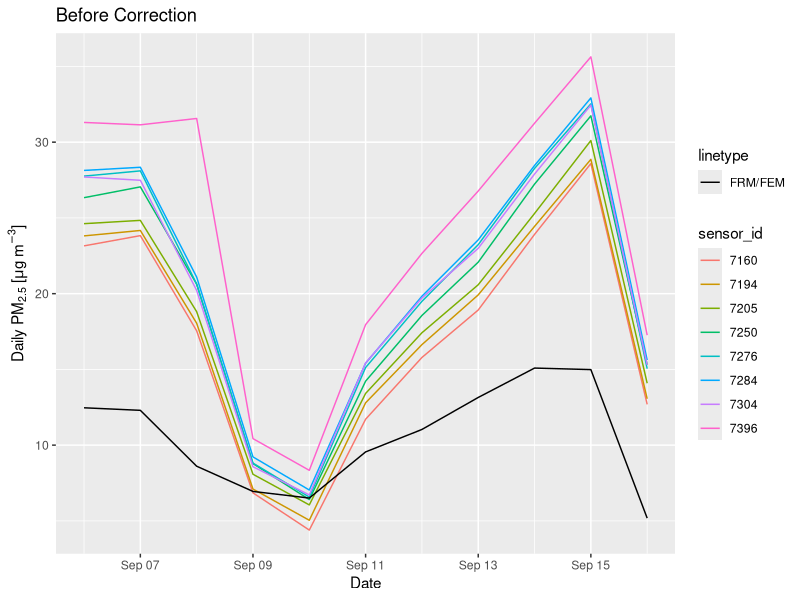
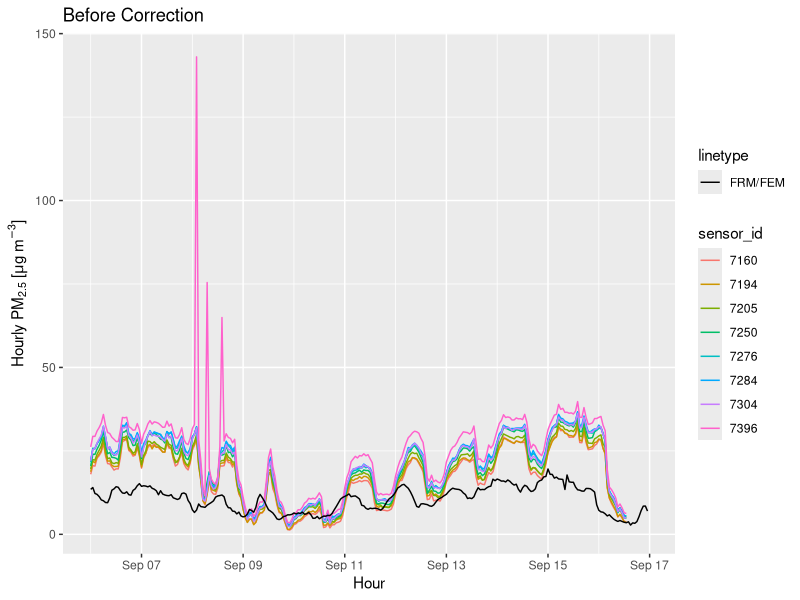
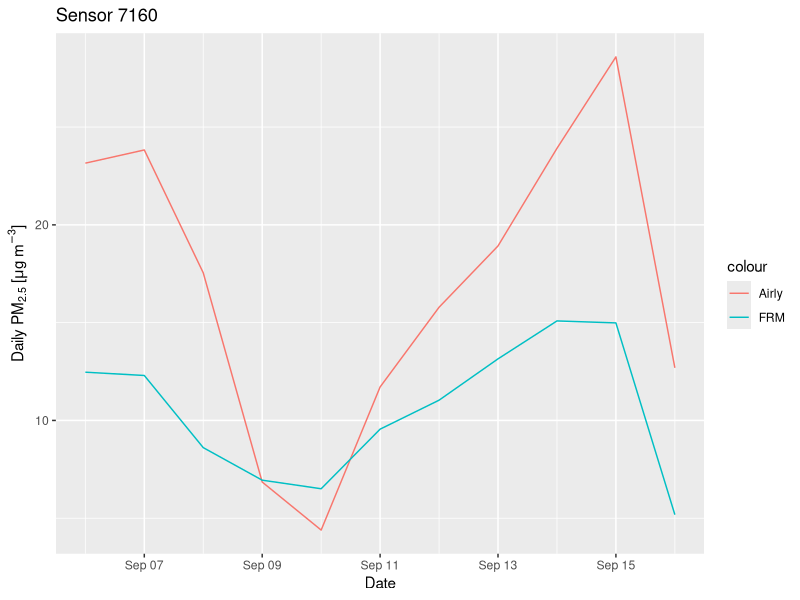
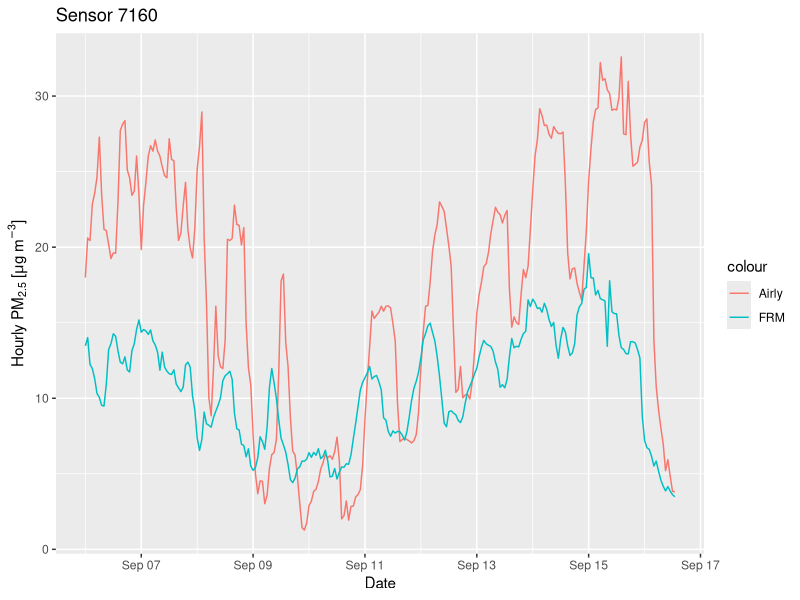
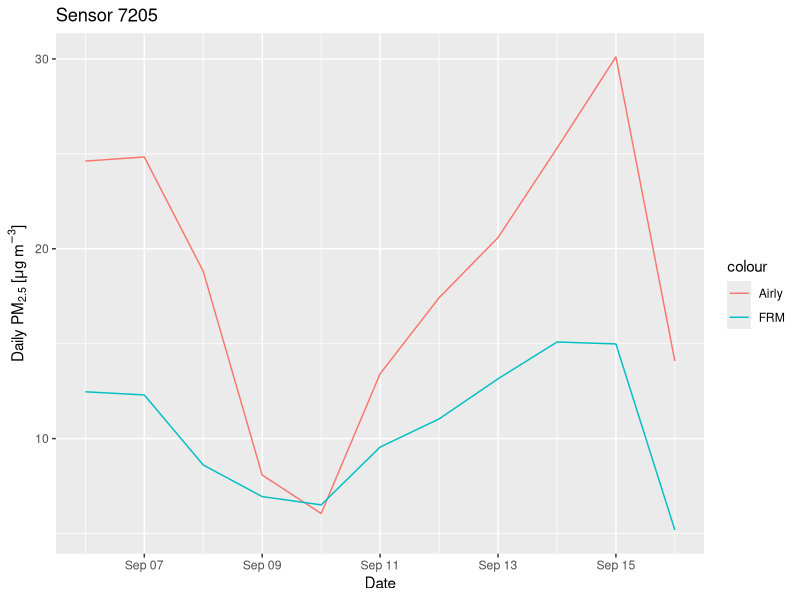
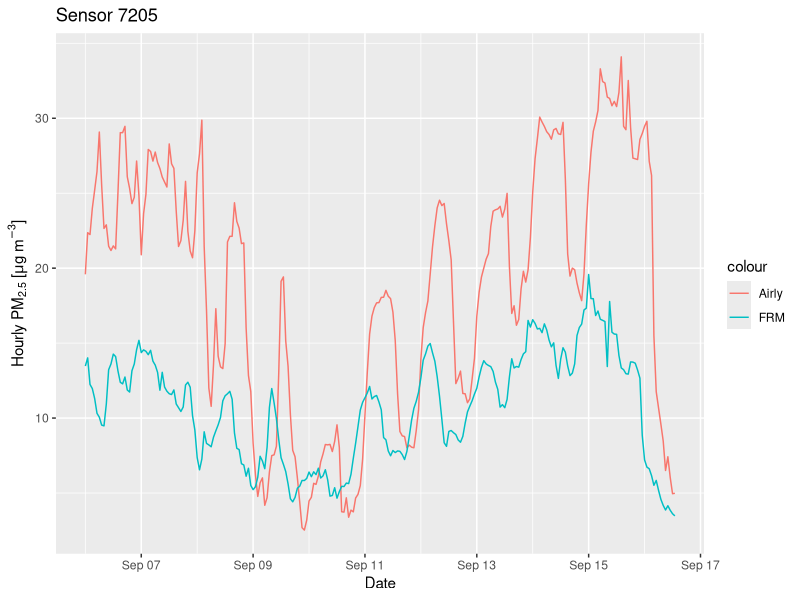
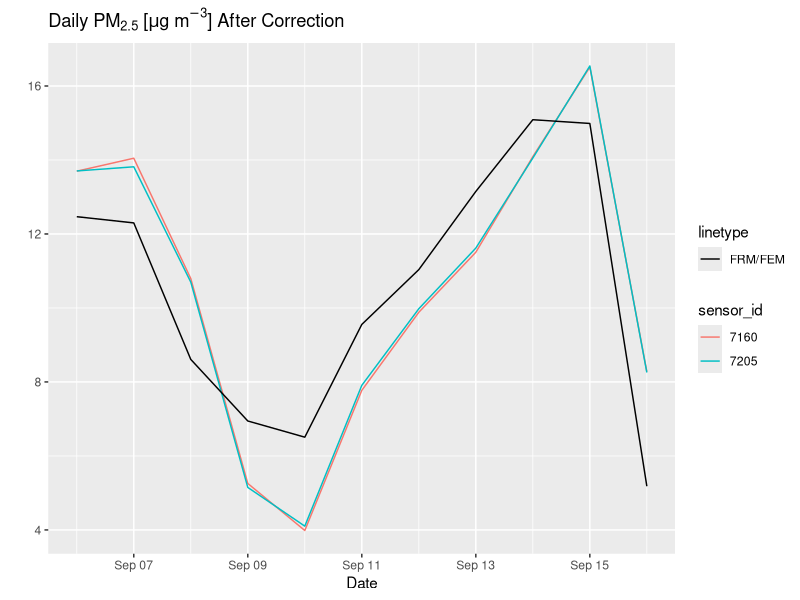
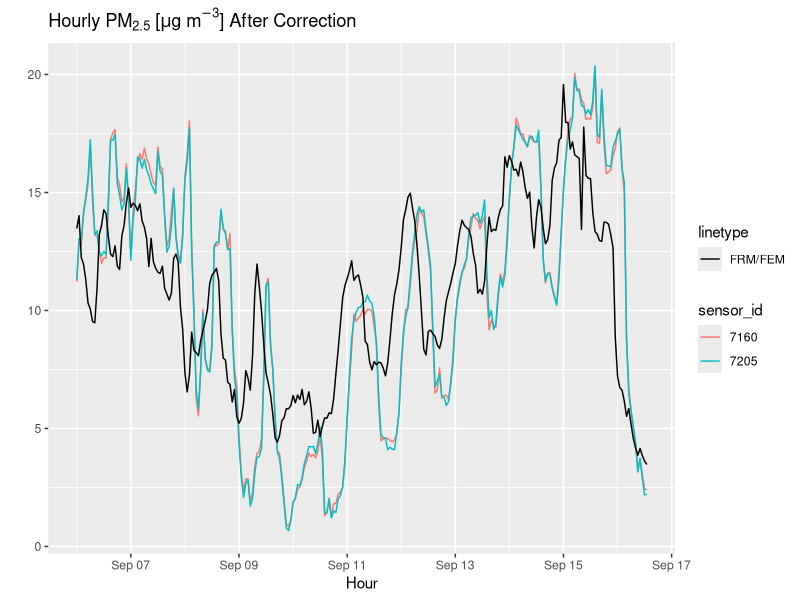

Reproduce these figures in R, in order.
## ---- chunk 1
knitr::opts_chunk$set(echo = TRUE)
library(dplyr)
library(tidyr)
library(lubridate)
library(ggplot2)
library(ggpubr)
## ---- chunk 2
airly1 <- read.csv("airly1.csv")

#Use function in lubridate package to convert to another time zone
airly1$time <- as.POSIXct(airly1$date, format="%Y-%m-%d %H:%M:%S", tz="CET")
airly1$time <- lubridate::with_tz(airly1$time, "EST")

#Extract day, hour, and dayhour variables
airly1$day <- date(strptime(airly1$time, format="%Y-%m-%d %H:%M:%S"))
airly1$hour <- hour(strptime(airly1$time, format="%Y-%m-%d %H:%M:%S"))
airly1$dayhour <- lubridate::ymd_h(format(as.POSIXct(airly1$time,format="%Y-%m-%d %H:%M:%S"),"%Y-%m-%d %H"))
airly1$sensor_id <- as.factor(airly1$sensor_id)

#Select relevant variables and filter the time period you'd like to create the models. Take PM2.5 and CO as an example.
airly1pm25 <- airly1 %>%
  select(time, dayhour, day, hour, pm25, sensor_id) %>%
  filter(day >= '2021-09-06' & day <= '2021-09-16')
## ---- chunk 3
regular1 <- read.csv("regular1.csv")

#Convert non-numeric variables to numeric types
regular1$RH <- as.numeric(regular1$RH)
regular1$Pressure <- as.numeric(regular1$Pressure)

#Same process to get time variables for regulatory data
regular1$day <- date(strptime(regular1$Date, format="%Y-%m-%d"))
regular1$hour <- hour(strptime(regular1$Time, format="%H:%M"))
regular1$time <- as.POSIXct(paste(regular1$day, regular1$Time), format="%Y-%m-%d %H:%M")
regular1$dayhour <- lubridate::ymd_h(format(as.POSIXct(regular1$time,format="%Y-%m-%d %H:%M:%S"),"%Y-%m-%d %H"))

#select the same time period as airly
regular1 <- regular1 %>%
  filter(day >= '2021-09-06' & day <= '2021-09-16')
## ---- chunk 4
regular_pm25d <- regular1 %>%
  group_by(day) %>%
  summarise(rdailyPM25 = mean(PM25, na.rm = T))
regular_pm25h <- regular1 %>%
  group_by(dayhour) %>%
  summarise(rhourlyPM25 = mean(PM25, na.rm = T))
## ---- chunk 5
#calcuate daily average pm2.5 for each sensor
temp1 <- airly1pm25 %>%
  group_by(day, sensor_id) %>%
  summarise(dailyPM25 = mean(pm25, na.rm = T)) %>%
  na.omit()

#add 'FRM' as regulatory data's sensor id
temp2 <- regular_pm25d
temp2$sensor_id <- 'FRM'

#plot pm2.5 data in different colors for each sensor and the regulatory monitor
ggplot(data = temp1, aes(x=day, y=dailyPM25)) + geom_line(aes(col=sensor_id)) +
  geom_line(data = temp2, aes(x=day, y=rdailyPM25, lty="FRM/FEM"), color="black") +
  xlab("Date") +ylab(expression(paste("Daily P", M[2.5], " [",mu,"g ",m^-3,"]"))) + ggtitle('Before Correction')
## ---- chunk 6
#calcuate hourly average pm2.5 for each sensor
temp1 <- airly1pm25 %>%
  group_by(dayhour, sensor_id) %>%
  summarise(hourlyPM25 = mean(pm25, na.rm = T)) %>%
  na.omit()

temp2 <- regular_pm25h
temp2$sensor_id <- 'FRM'

ggplot(data = temp1 , aes(x=dayhour, y=hourlyPM25)) + geom_line(aes(col=sensor_id)) +
  geom_line(data = temp2, aes(x=dayhour, y=rhourlyPM25, lty="FRM/FEM"), color="black") +
  xlab("Hour") +ylab(expression(paste("Hourly P", M[2.5], " [",mu,"g ",m^-3,"]"))) + ggtitle('Before Correction')
## ---- chunk 7
#filter pm2.5 data for sensor 7160 and calculate the daily averages
temp1 <- airly1pm25 %>%
  filter(sensor_id == '7160') %>%
  group_by(day) %>%
  summarise(adailyPM25 = mean(pm25, na.rm = T))

#plot airly regulatory data by day
merge(temp1, regular_pm25d, by = "day") %>%
  ggplot(aes(day))+
  geom_line(aes(y=adailyPM25, colour="Airly"))+
  geom_line(aes(y=rdailyPM25, colour="FRM"))+
  xlab("Date") +ylab(expression(paste("Daily P", M[2.5], " [",mu,"g ",m^-3,"]"))) + ggtitle('Sensor 7160')

PM25_7160d <- merge(temp1, regular_pm25d, by = "day")

#create simple linear regression model with regulatory data as the independent variable and airly data as the dependent variable
model7160dpm25 <- lm(adailyPM25 ~ rdailyPM25 + 1, data = PM25_7160d)

#print result
summary(model7160dpm25)

#use the model coefficients to correct the airly data
PM25_7160d <- PM25_7160d %>%
  mutate(corrected_PM25 = (adailyPM25 - coef(model7160dpm25)[1][1]) / coef(model7160dpm25)[2][1])
## ---- chunk 8
temp1 <- airly1pm25 %>%
  filter(sensor_id == '7160') %>%
  group_by(dayhour) %>%
  summarise(ahourlyPM25 = mean(pm25, na.rm = T))

merge(temp1, regular_pm25h, by = "dayhour") %>%
  ggplot(aes(dayhour))+
  geom_line(aes(y=ahourlyPM25, colour="Airly"))+
  geom_line(aes(y=rhourlyPM25, colour="FRM"))+
  xlab("Date") +ylab(expression(paste("Hourly P", M[2.5], " [",mu,"g ",m^-3,"]"))) + ggtitle('Sensor 7160')

PM25_7160h <- merge(temp1, regular_pm25h, by = "dayhour")
model7160hpm25 <- lm(ahourlyPM25 ~ rhourlyPM25 + 1, data = PM25_7160h)
summary(model7160hpm25)
PM25_7160h <- PM25_7160h %>%
  mutate(corrected_PM25 = (ahourlyPM25 - coef(model7160hpm25)[1][1]) / coef(model7160hpm25)[2][1])
## ---- chunk 9
temp1 <- airly1pm25 %>%
  filter(sensor_id == '7205') %>%
  group_by(day) %>%
  summarise(adailyPM25 = mean(pm25, na.rm = T))

merge(temp1, regular_pm25d, by = "day") %>%
  ggplot(aes(day))+
  geom_line(aes(y=adailyPM25, colour="Airly"))+
  geom_line(aes(y=rdailyPM25, colour="FRM"))+
  xlab("Date") +ylab(expression(paste("Daily P", M[2.5], " [",mu,"g ",m^-3,"]"))) + ggtitle('Sensor 7205')

PM25_7205d <- merge(temp1, regular_pm25d, by = "day")
model7205dpm25 <- lm(adailyPM25 ~ rdailyPM25 + 1, data = PM25_7205d)
summary(model7205dpm25)
PM25_7205d <- PM25_7205d %>%
  mutate(corrected_PM25 = (adailyPM25 - coef(model7205dpm25)[1][1]) / coef(model7205dpm25)[2][1])
## ---- chunk 10
temp1 <- airly1pm25 %>%
  filter(sensor_id == '7205') %>%
  group_by(dayhour) %>%
  summarise(ahourlyPM25 = mean(pm25, na.rm = T))

merge(temp1, regular_pm25h, by = "dayhour") %>%
  ggplot(aes(dayhour))+
  geom_line(aes(y=ahourlyPM25, colour="Airly"))+
  geom_line(aes(y=rhourlyPM25, colour="FRM"))+
  xlab("Date") +ylab(expression(paste("Hourly P", M[2.5], " [",mu,"g ",m^-3,"]"))) + ggtitle('Sensor 7205')

PM25_7205h <- merge(temp1, regular_pm25h, by = "dayhour")
model7205hpm25 <- lm(ahourlyPM25 ~ rhourlyPM25 + 1, data = PM25_7205h)
summary(model7205hpm25)
PM25_7205h <- PM25_7205h %>%
  mutate(corrected_PM25 = (ahourlyPM25 - coef(model7205hpm25)[1][1]) / coef(model7205hpm25)[2][1])
## ---- chunk 11
save(model7160hpm25, model7205hpm25, file = "hourlypm25.RData")
save(model7160dpm25, model7205dpm25, file = "dailypm25.RData")
## ---- chunk 12
PM25_7160d$sensor_id <- '7160'
PM25_7205d$sensor_id <- '7205'

correct_vis <- rbind(PM25_7160d, PM25_7205d)%>%
  select(day, corrected_PM25, sensor_id)
regularPM25day <- PM25_7160d %>% select(day, rdailyPM25)
regularPM25day$sensor_id <- 'FRM/FEM'

ggplot(data = correct_vis, aes(x=day, y=corrected_PM25)) + geom_line(aes(col=sensor_id)) +
  geom_line(data = regularPM25day, aes(x=day, y=rdailyPM25, lty="FRM/FEM"), color="black") +
  xlab("Date") +ylab("") + ggtitle(expression(paste("Daily P", M[2.5], " [",mu,"g ",m^-3,"]", ' After Correction')))
## ---- chunk 13
PM25_7160h$sensor_id <- '7160'
PM25_7205h$sensor_id <- '7205'

correct_vis <- rbind(PM25_7160h, PM25_7205h)%>%
  select(dayhour, corrected_PM25, sensor_id)
regularPM25h <- PM25_7160h %>% select(dayhour, rhourlyPM25)
regularPM25h$sensor_id <- 'FRM/FEM'

ggplot(data = correct_vis, aes(x=dayhour, y=corrected_PM25)) + geom_line(aes(col=sensor_id)) +
  geom_line(data = regularPM25h, aes(x=dayhour, y=rhourlyPM25, lty="FRM/FEM"), color="black") +
  xlab("Hour") +ylab("") + ggtitle(expression(paste("Hourly P", M[2.5], " [",mu,"g ",m^-3,"]", ' After Correction')))
## ---- chunk 14
r1 <- ggplot(model7160dpm25, aes(x = rdailyPM25, y = adailyPM25)) + geom_point() + 
  #add a dashed line for easier comparison
  geom_abline(linetype = "dashed", intercept = 0, slope = 1) +
  geom_smooth(method = "lm", se=FALSE) +
  #add the regression equation and adjusted R squared onto the graph
  stat_regline_equation(label.x = 15, label.y = 45, aes(label = ..eq.label..)) +
  stat_regline_equation(label.x = 15, label.y = 40, aes(label = ..adj.rr.label..)) +
  #adjust the ranges of x and y axis
  coord_fixed(xlim = c(0, 50), ylim = c(0, 50))+
  xlab(expression(paste("FRM/FEM P", M[2.5], " [",mu,"g ",m^-3,"]"))) +ylab(expression(paste("Daily P", M[2.5], " [",mu,"g ",m^-3,"]")))

r2 <- ggplot(model7205dpm25, aes(x = rdailyPM25, y = adailyPM25)) + geom_point() + 
  geom_abline(linetype = "dashed", intercept = 0, slope = 1) +
  geom_smooth(method = "lm", se=FALSE) +
  stat_regline_equation(label.x = 15, label.y = 45, aes(label = ..eq.label..)) +
  stat_regline_equation(label.x = 15, label.y = 40, aes(label = ..adj.rr.label..)) +
  coord_fixed(xlim = c(0, 50), ylim = c(0, 50))+
  xlab(expression(paste("FRM/FEM P", M[2.5], " [",mu,"g ",m^-3,"]"))) +ylab(expression(paste("Daily P", M[2.5], " [",mu,"g ",m^-3,"]")))

ggarrange(r1, r2,
          labels = c("Airly 7160", "Airly 7205"), hjust = 0.005,
          ncol = 2, nrow = 1)
## ---- chunk 15
airly2 <- read.csv("airly2.csv")

#convert to EST time zone (before daylight saving, 7 hour difference)
airly2$time <- as.POSIXct(airly2$date, format="%Y-%m-%d %H:%M:%S", tz="CET")
airly2$time <- lubridate::with_tz(airly2$time, "EST")

airly2$day <- date(strptime(airly2$time, format="%Y-%m-%d %H:%M:%S"))
airly2$hour <- hour(strptime(airly2$time, format="%Y-%m-%d %H:%M:%S"))
airly2$dayhour <- lubridate::ymd_h(format(as.POSIXct(airly2$time,format="%Y-%m-%d %H:%M:%S"),"%Y-%m-%d %H"))
airly2$sensor_id <- as.factor(airly2$sensor_id)

#Select relavant variables and filter the 
airly_co <- airly2 %>%
  select(time, CO, day, hour, dayhour, sensor_id) %>%
  filter(day >= '2021-09-06' & day <= '2021-09-16')

#It is highly recommended to explore the data thoroghly before omitting any data points. For example, make sure you know how many data points will be omitted. If the number is relatively larger, consider the influence brought by omitting any data.
nrow(airly_co %>% filter(is.na(CO)))

#Omit missing data points using the following code. (There is none in this example)
airly_co <- airly_co %>%
  filter(!is.na(CO))

#When the concentrations of CO are too low to detect by the sensors, they read negative numbers. We convert them to 0. Check the number of data points converted. There is one negative data points in this case.
nrow(airly_co %>% filter(airly_co$CO < 0))
airly_co$CO[airly_co$CO < 0] <- 0
## ---- chunk 16
#For regulatory CO data, there might be missing data points represented by ' C ' or negative numbers, we have to preprocess them by converting them to NA. 
#Though in this case, there is none. 
nrow(regular1 %>% filter(regular1$CO == ' C '))
regular1$CO[regular1$CO == ' C '] <- NA
regular1$CO <- as.numeric(regular1$CO, na.rm = T)
regular1$CO[regular1$CO < 0] <- 0

#calculate daily and hourly CO data and meteorlogical data needed
regular_cod <- regular1 %>%
  group_by(day) %>%
  summarise(rdailyCO = mean(CO, na.rm = T), rTemp = mean(Temp, na.rm = T), rRH = mean(RH, na.rm = T), rPre = mean(Pressure, na.rm = T))
regular_coh <- regular1 %>%
  group_by(dayhour) %>%
  summarise(rhourlyCO = mean(CO, na.rm = T), rTemp = mean(Temp, na.rm = T), rRH = mean(RH, na.rm = T), rPre = mean(Pressure, na.rm = T))
## ---- chunk 17
temp1 <- airly_co %>%
  filter(sensor_id == '7160') %>%
  group_by(dayhour) %>%
  summarise(ahourlyCO = mean(CO, na.rm = T))
#Use the unit conversion formula
CO_hour7160 <- merge(temp1, regular_coh, by = "dayhour") %>%
  mutate(new_ahourlyCO = ahourlyCO * 8.314 * (rTemp+273.15)/(rPre*100*28.01))
## ---- chunk 18
#Visualize the data before correction
CO_hour7160 %>%
  ggplot(aes(dayhour))+
  geom_line(aes(y=new_ahourlyCO, colour="airly"))+
  geom_line(aes(y=rhourlyCO, colour="FRM"))+
  xlab("Date") +ylab("hourly CO [ppm]") +
  ggtitle('Sensor 7160')

#Create simple linear regression model like that for PM2.5
model7160hco <- lm(new_ahourlyCO ~ rhourlyCO + 1, data = CO_hour7160)
summary(model7160hco)

#Create multiple linear regression model considering temperature and relative humidity
model7160hcoTRH <- lm(new_ahourlyCO ~ rhourlyCO + rTemp + rRH + 1, data = CO_hour7160)
summary(model7160hcoTRH)

#Create multiple linear regression model considering temperature
model7160hcoT <- lm(new_ahourlyCO ~ rTemp + 1, data = CO_hour7160)
summary(model7160hcoT)

#Create multiple linear regression model considering relative humidity
model7160hcoRH <- lm(new_ahourlyCO ~ rRH + 1, data = CO_hour7160)
summary(model7160hcoRH)
## ---- chunk 19
CO_7160h <- CO_hour7160 %>%
  mutate(corrected_CO = (new_ahourlyCO - coef(model7160hcoTRH)[1][1] - rTemp * coef(model7160hcoTRH)[3][1] - rRH * coef(model7160hcoTRH)[4][1])/coef(model7160hcoTRH)[2][1])

regularCOh <- CO_hour7160 %>% select(dayhour, rhourlyCO)
regularCOh$sensor_id <- 'FRM/FEM'

#Visualize the data after correction
ggplot(data = CO_7160h, aes(x=dayhour, y=corrected_CO)) + geom_line(col='red') +
  geom_line(data = regularCOh, aes(x=dayhour, y=rhourlyCO, lty="FRM/FEM"), color="black") +
  xlab("Hour") +ylab("") + ggtitle('After Correction')
